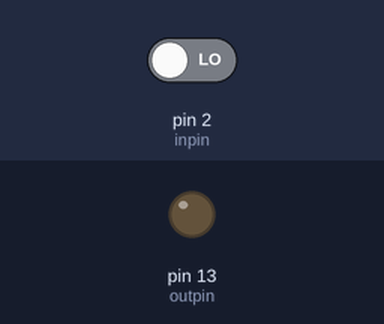
The sketch below on a simulated Arduino Uno, built with avr-gcc and run on an emulated ATmega328P. Shown: output pins drawn as LEDs (lit = HIGH). The inputs (shaded band) are chosen by the test bench; at power-on: pin 2 (inpin) LOW. What the sketch prints to the serial monitor is not drawn.

Above: at 1.2 s.
1.3 s: pin 2 (inpin) driven HIGH
At 1.8 s:
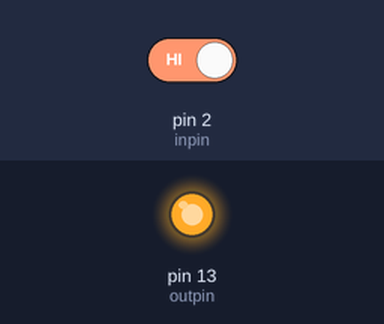
2.8 s: pin 2 (inpin) driven LOW
At 4.2 s:
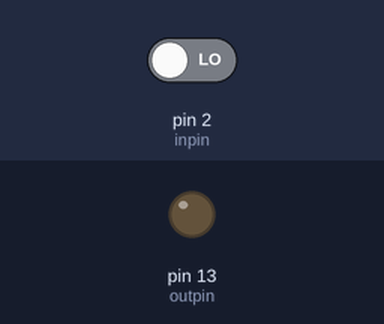
Timing chart, 0 to 5.8 s (numbered marks = the images above; inputs shaded):
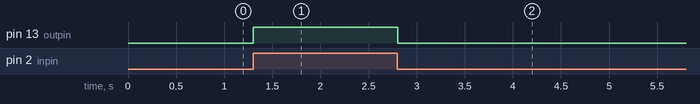

The sketch:

buzzer.ino
```cpp
int inpin=2;
int outpin=13;
int val=0;int count=0;


void setup() {
  pinMode(inpin,INPUT);
  pinMode(outpin,OUTPUT);

  Serial.begin(9600); //specific to arduino uno
}

void loop()
{
  val =digitalRead(inpin);

  if (val==HIGH)
  {digitalWrite(outpin,HIGH);
  count++;
  Serial.print(count);}
  else
  digitalWrite(outpin,LOW);


}
```

Measured:
- after the input at 1.3 s, pin 13 (outpin): LOW → HIGH at once
- after the input at 2.8 s, pin 13 (outpin): HIGH → LOW at once
